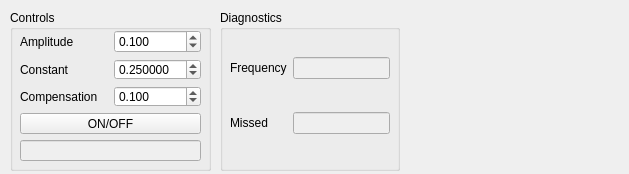
<?xml version="1.0" encoding="UTF-8"?>
<ui version="4.0">
 <class>Flippr</class>
 <widget class="QMainWindow" name="Flippr">
  <property name="geometry">
   <rect>
    <x>0</x>
    <y>0</y>
    <width>629</width>
    <height>174</height>
   </rect>
  </property>
  <property name="sizePolicy">
   <sizepolicy hsizetype="Fixed" vsizetype="Fixed">
    <horstretch>0</horstretch>
    <verstretch>0</verstretch>
   </sizepolicy>
  </property>
  <property name="windowTitle">
   <string>Flippr</string>
  </property>
  <widget class="QWidget" name="centralwidget">
   <widget class="QGroupBox" name="controls_box">
    <property name="geometry">
     <rect>
      <x>10</x>
      <y>10</y>
      <width>201</width>
      <height>161</height>
     </rect>
    </property>
    <property name="title">
     <string>Controls</string>
    </property>
    <widget class="QWidget" name="layoutWidget">
     <property name="geometry">
      <rect>
       <x>10</x>
       <y>20</y>
       <width>181</width>
       <height>131</height>
      </rect>
     </property>
     <layout class="QGridLayout" name="controls_layout">
      <item row="3" column="1">
       <widget class="QDoubleSpinBox" name="comp_spin">
        <property name="suffix">
         <string/>
        </property>
        <property name="decimals">
         <number>3</number>
        </property>
        <property name="minimum">
         <double>0.001000000000000</double>
        </property>
        <property name="value">
         <double>0.100000000000000</double>
        </property>
       </widget>
      </item>
      <item row="2" column="1">
       <widget class="QDoubleSpinBox" name="decay_spin">
        <property name="decimals">
         <number>6</number>
        </property>
        <property name="minimum">
         <double>0.000000000000000</double>
        </property>
        <property name="value">
         <double>0.250000000000000</double>
        </property>
       </widget>
      </item>
      <item row="3" column="0">
       <widget class="QLabel" name="comp_label">
        <property name="text">
         <string>Compensation</string>
        </property>
        <property name="buddy">
         <cstring>amplitude_spin</cstring>
        </property>
       </widget>
      </item>
      <item row="5" column="0" colspan="2">
       <widget class="QPushButton" name="on_button">
        <property name="text">
         <string>ON/OFF</string>
        </property>
       </widget>
      </item>
      <item row="6" column="0" colspan="2">
       <widget class="QLineEdit" name="running_indicator">
        <property name="enabled">
         <bool>false</bool>
        </property>
        <property name="text">
         <string/>
        </property>
       </widget>
      </item>
      <item row="2" column="0">
       <widget class="QLabel" name="decay_label">
        <property name="text">
         <string>Constant</string>
        </property>
        <property name="buddy">
         <cstring>decay_spin</cstring>
        </property>
       </widget>
      </item>
      <item row="0" column="0" rowspan="2">
       <widget class="QLabel" name="amplitude_label">
        <property name="text">
         <string>Amplitude</string>
        </property>
        <property name="buddy">
         <cstring>amplitude_spin</cstring>
        </property>
       </widget>
      </item>
      <item row="0" column="1" rowspan="2">
       <widget class="QDoubleSpinBox" name="amplitude_spin">
        <property name="suffix">
         <string/>
        </property>
        <property name="decimals">
         <number>3</number>
        </property>
        <property name="minimum">
         <double>0.001000000000000</double>
        </property>
        <property name="value">
         <double>0.100000000000000</double>
        </property>
       </widget>
      </item>
     </layout>
    </widget>
   </widget>
   <widget class="QGroupBox" name="diagnostics_box">
    <property name="geometry">
     <rect>
      <x>220</x>
      <y>10</y>
      <width>180</width>
      <height>161</height>
     </rect>
    </property>
    <property name="title">
     <string>Diagnostics</string>
    </property>
    <widget class="QWidget" name="gridLayoutWidget">
     <property name="geometry">
      <rect>
       <x>10</x>
       <y>20</y>
       <width>160</width>
       <height>131</height>
      </rect>
     </property>
     <layout class="QGridLayout" name="diagnostics_layout">
      <item row="0" column="0">
       <widget class="QLabel" name="frequency_label">
        <property name="text">
         <string>Frequency</string>
        </property>
       </widget>
      </item>
      <item row="0" column="1">
       <widget class="QLineEdit" name="freq_lineedit">
        <property name="enabled">
         <bool>false</bool>
        </property>
        <property name="clearButtonEnabled">
         <bool>false</bool>
        </property>
       </widget>
      </item>
      <item row="1" column="0">
       <widget class="QLabel" name="missed_label">
        <property name="text">
         <string>Missed</string>
        </property>
       </widget>
      </item>
      <item row="1" column="1">
       <widget class="QLineEdit" name="missed_lineedit">
        <property name="enabled">
         <bool>false</bool>
        </property>
       </widget>
      </item>
     </layout>
    </widget>
   </widget>
   <widget class="QWidget" name="pulseOutput" native="true">
    <property name="geometry">
     <rect>
      <x>410</x>
      <y>10</y>
      <width>211</width>
      <height>161</height>
     </rect>
    </property>
   </widget>
  </widget>
 </widget>
 <tabstops>
  <tabstop>amplitude_spin</tabstop>
  <tabstop>decay_spin</tabstop>
  <tabstop>on_button</tabstop>
  <tabstop>running_indicator</tabstop>
  <tabstop>freq_lineedit</tabstop>
  <tabstop>missed_lineedit</tabstop>
 </tabstops>
 <resources/>
 <connections/>
</ui>
